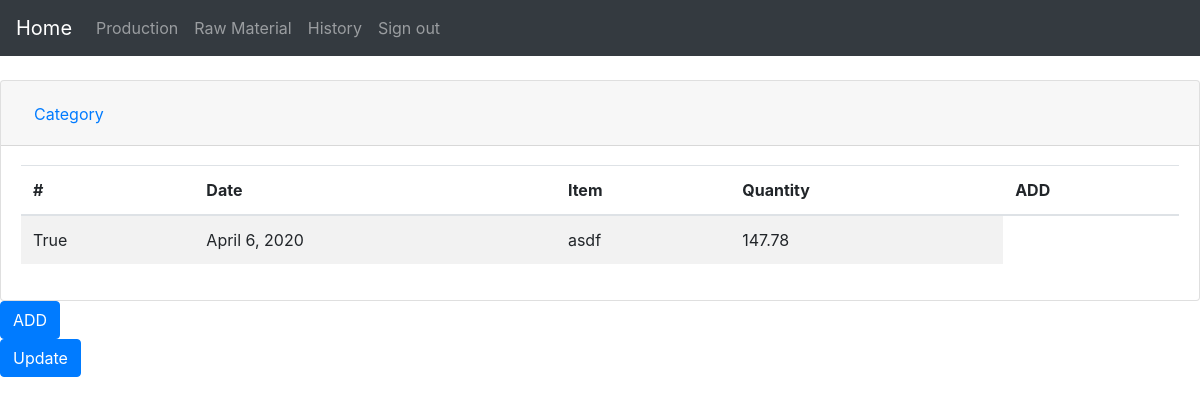
Before: /view_raw_material with the older database file.
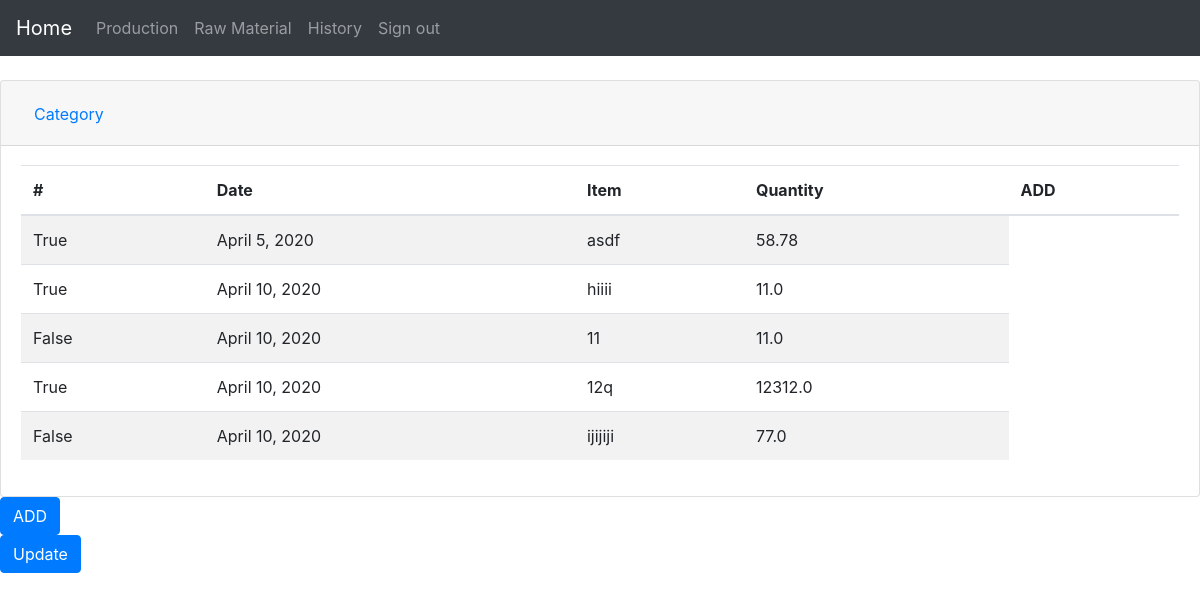
After: the same page with the newer database file.
### StockApp/models.py (models this page shows, shortened)
class RawMaterial(models.Model):
    mass_vol=(
        ('kg','KiloGrams'),
        ('ltr','Litres'),
    )
    name=models.CharField(max_length=500, verbose_name='Raw-Material-Name', default=None)
    date=models.DateField(verbose_name='raw-material_date', auto_now=True)
    raw_cat=models.CharField(max_length=350)
    raw_sub_cat=models.CharField(max_length=300)
    quantity=models.FloatField(verbose_name='raw_material_quantity')
    mode=models.CharField(max_length=120, choices=mass_vol)
    density=models.FloatField(verbose_name='raw-material_denisty')
    selected=models.BooleanField(default=False)

### StockApp/views.py (the view)
# urls.py: path('view_raw_material', views.view_raw_material, name='view_raw_material'),
def view_raw_material(request):
    all_raw_material=RawMaterial.objects.all()
    form=RawMaterialForm()
    return render(request, 'RawMaterial.html', {'all_raw_material':all_raw_material,'create_form':form})

### templates/RawMaterial.html (shortened to what this page needs)
<!doctype html>
<html lang="en">
    <head>
    <link rel="stylesheet" href="https://stackpath.bootstrapcdn.com/bootstrap/4.4.1/css/bootstrap.min.css">
    </head>
    <body>
        <nav class="navbar navbar-expand-lg navbar-dark bg-dark">
        <a class="navbar-brand" href="#">Home</a>
        <div class="collapse navbar-collapse" id="navbarSupportedContent">
          <ul class="navbar-nav mr-auto">
            <li class="nav-item">
                <a class="nav-link" href="/view_production_stage">Production</a>
            </li>
            <li class="nav-item">
              <a class="nav-link" href="/">Raw Material</a>
            </li>
            <li class="nav-item">
                <a class="nav-link" href="#">History</a>
            </li>
            <li class="nav-item">
                <a class="nav-link" href="#">Sign out</a>
            </li>
          </ul>
        </div>
    </nav>
    <br>
    <div class="accordion" id="accordionExample">
        <div class="card">
        <div class="card-header" id="headingOne">
        <h2 class="mb-0">
        <button class="btn btn-link" type="button" data-toggle="collapse" data-target="#collapseOne" aria-expanded="true" aria-controls="collapseOne">
          Category
        </button>
        </h2>
        </div>
        <div id="collapseOne" class="collapse show" aria-labelledby="headingOne" data-parent="#accordionExample">
        <div class="card-body">
          <table class="table table-striped">
            <thead>
            <tr>
                <th scope="col">#</th>
                <th scope="col">Date</th>
                <th scope="col">Item</th>
                <th scope="col">Quantity</th>
                <th scope="col">ADD</th>
            </tr>
            </thead>
            <tbody>
            {% for item in all_raw_material %}
            <tr>
                <td>{{item.selected}}</td>
                <td>{{item.date}}</td>
                <td>{{item.name}}</td>
                <td>{{item.quantity}}</td>
            </tr>
            {% endfor %}
            </tbody>
        </table>
        </div>
        </div>
        </div>
    </div>
            <form method="POST" action="/create_raw_material">
            <button type="submit" class="btn btn-primary" data-toggle="modal" data-target="#exampleModal" >
            ADD
            </button>
            <form>
            <button type="button" class="btn btn-primary" data-toggle="modal" data-target="#UpdateRawMaterial">
            Update
            </button>
    </body>
</html>

Changed rows visible on the page:
changed RawMaterial "asdf": date "April 6, 2020" → "April 5, 2020"; quantity "147.78" → "58.78"
added RawMaterial: selected "True", date "April 10, 2020", name "hiiii", quantity "11.0"
added RawMaterial: selected "False", date "April 10, 2020", name "11", quantity "11.0"
added RawMaterial: selected "True", date "April 10, 2020", name "12q", quantity "12312.0"
added RawMaterial: selected "False", date "April 10, 2020", name "ijijiji", quantity "77.0"
